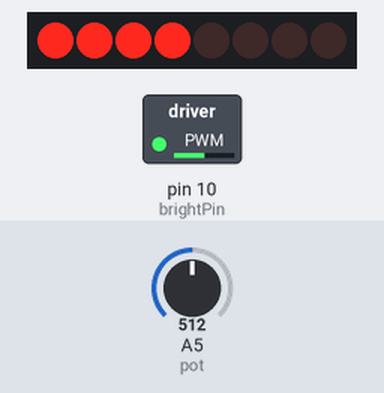
Bench run of a sketch on a simulated Arduino Uno, built with avr-gcc and run on an emulated ATmega328P. Parts: 8 shift-register outputs drawn as a row of LEDs (first output left, lit = HIGH), switched loads named in the sketch (green lamp = pin HIGH). Wiring (inferred from the names in the program): shift register (74HC595): data pin 8; shift clock pin 9; latch pin 13. Wiring (inferred from the signals the program sends): row of LEDs: on Q0, Q1, Q2, Q3, Q4, Q5, Q6, Q7. The test bench sets the inputs (shaded band); at power-on: A5 (pot) = 512. Random numbers use the default seed unless the sketch sets one; pins used as bus, display or sensor lines are not drawn.

Above: at 1.2 s.
1.3 s: A5 (pot) set to 987
At 2.1 s:
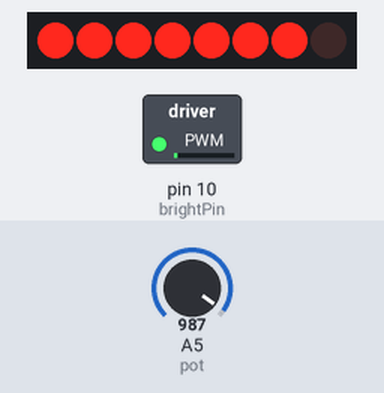
2.8 s: A5 (pot) set to 1007
At 4.5 s:
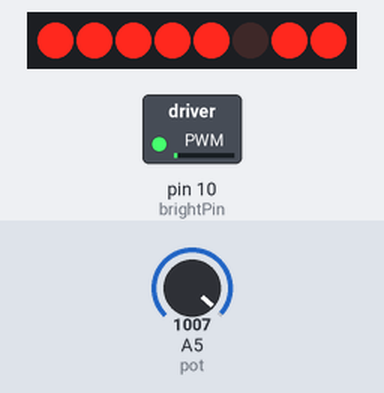
5.2 s: A5 (pot) set to 306
At 6.3 s:
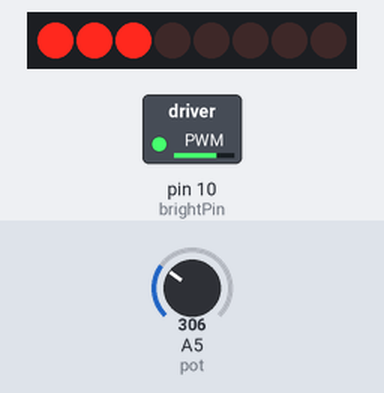
6.7 s: A5 (pot) set to 1023
At 8.4 s:
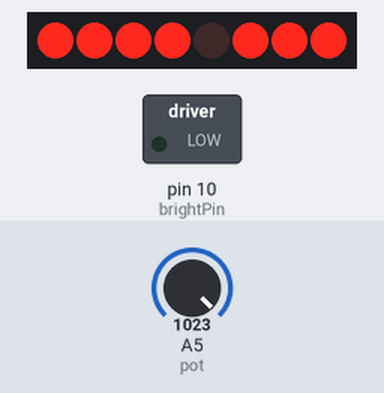
9.1 s: A5 (pot) set to 122
At 10.3 s:
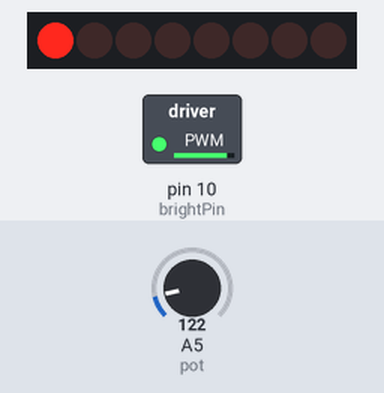
10.6 s: A5 (pot) set to 716
At 11.8 s:
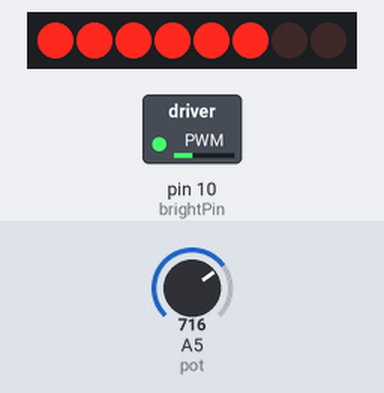
Timing chart, 0 to 13.1 s (numbered marks = the images above; inputs shaded):
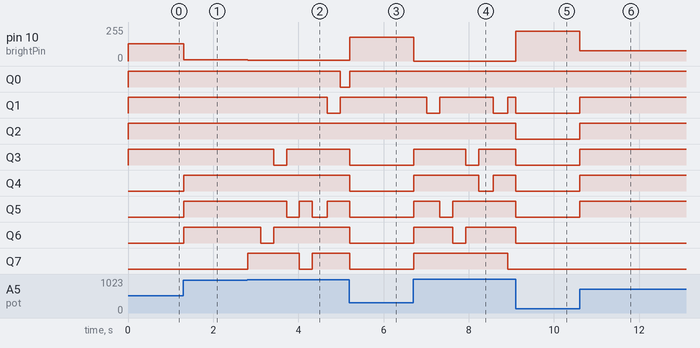

The sketch:

_4_LED_Shift.ino
```cpp
/*
Adafruit Arduino - Lesson 4. 8 LEDs and a Shift Register
*/

int brightPin = 10;
int latchPin = 13;
int clockPin = 9;
int dataPin = 8;

int delay_time = 20;
int level = 0;
int bright = 0;
int pot_val = 0;
int spin = 0;


const int pot = A5;

byte leds = 0;

void setup()
{
  pinMode(latchPin, OUTPUT);
  pinMode(dataPin, OUTPUT);
  pinMode(clockPin, OUTPUT);
  pinMode(brightPin, OUTPUT);
}

void loop()
{
  pot_val = analogRead(pot);
  level = map(pot_val, 0, 1000, 1, 8);
  bright = map(pot_val, 0, 1023, 0, 255);

  analogWrite(brightPin, 255 - bright);

  for (int i = 0; i < 8; i++)
  {
    if(i < level){
      bitSet(leds, i);
    }
    else{
      bitClear(leds, i);
    }
  }
  updateShiftRegister();
  delay(delay_time);
  if(level == 8)
  {
    spin = random(0, 8);
    bitClear(leds, spin);
    updateShiftRegister();
    delay(delay_time);
  }
}

void updateShiftRegister()
{
   digitalWrite(latchPin, LOW);
   shiftOut(dataPin, clockPin, MSBFIRST, leds);
   digitalWrite(latchPin, HIGH);
}

void spinTheWheel()
{
  for (int i = 0; i < 8; i++)
  {
    spin = random(1, 9);
    bitClear(leds, spin);
  }
}
```

Measured:
- the behaviour switches between 999 and 1000 on A5 (pot) (found by bisection; images 1 and 2)
- after the input at 1.3 s, pin 10 (brightPin): 128/255 → 9/255 at once; Q4–6: LOW → HIGH at once
- after the input at 2.8 s, pin 10 (brightPin): 9/255 → 4/255 at once; Q0: HIGH → LOW after 2.2 s; Q1: HIGH → LOW after 1.9 s, → HIGH 0.30 s later; Q3: HIGH → LOW after 0.62 s, → HIGH 0.30 s later; Q5: alternates HIGH for 0.30 s and LOW for 0.32 s, starting after 0.92 s
- after the input at 5.2 s, pin 10 (brightPin): 4/255 → 179/255 at once
- after the input at 6.7 s, pin 10 (brightPin): 179/255 → 0/255 at once; Q1: alternates HIGH for 1.3 s and LOW for 0.32 s, starting after 0.31 s; Q3: LOW → HIGH at once, → LOW 1.2 s later, → HIGH 0.30 s later; Q4: LOW → HIGH at once, → LOW 1.5 s later, → HIGH 0.34 s later; Q5: LOW → HIGH at once, → LOW 0.61 s later, → HIGH 0.30 s later
- after the input at 9.1 s, pin 10 (brightPin): 0/255 → 225/255 at once
- after the input at 10.6 s, pin 10 (brightPin): 225/255 → 77/255 at once; Q1–5: LOW → HIGH at once
